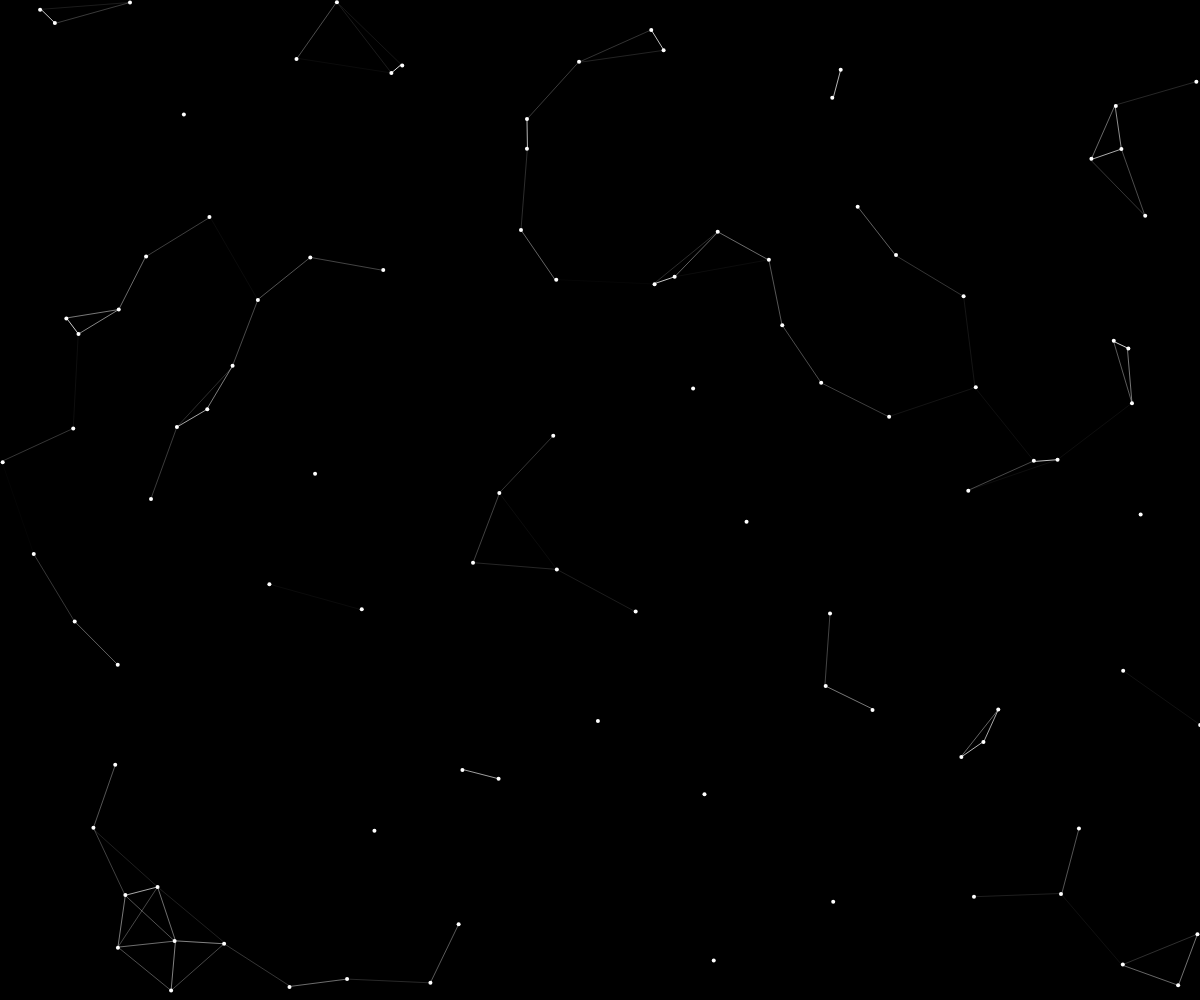
Frame 1 (no input)
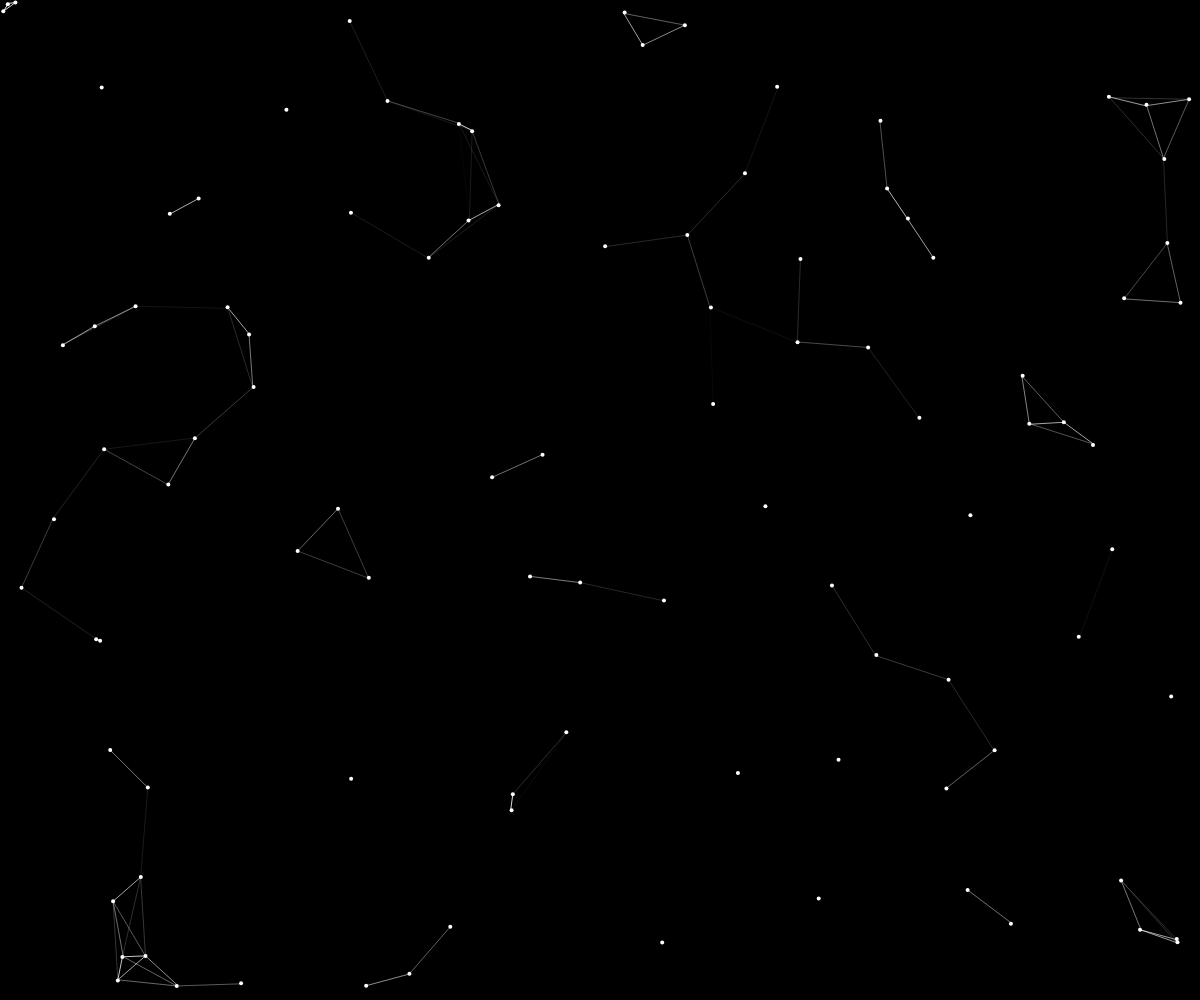
Frame 60 (no input)
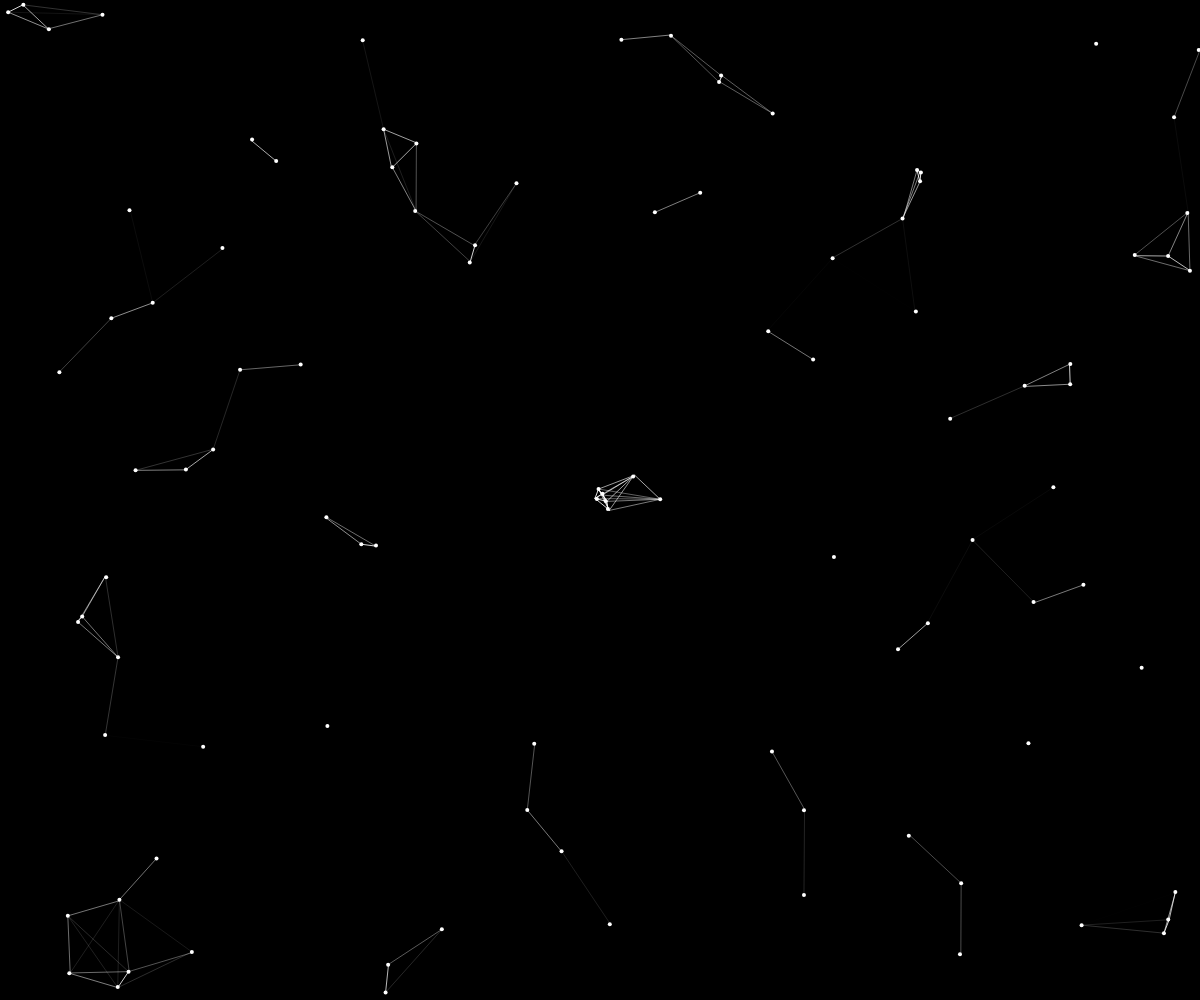
Frame 120 (the mouse pressed at the canvas centre since frame 60)

The p5.js sketch that drew these frames (run headless with seeded random() and noise() and a simulated clock; from frame 60 on, the mouse is pressed at the canvas centre):

// p5.js sketch
// ── sketch.js
let points = [];
const numPoints = 100;
const connectionDistance = 100;
const pointSize = 4;

function setup() {
  createCanvas(windowWidth, windowHeight);
  // Create initial points with random positions
  for (let i = 0; i < numPoints; i++) {
    points.push({
      x: random(width),
      y: random(height),
      vx: random(-1, 1),
      vy: random(-1, 1)
    });
  }
}

function draw() {
  background(0); // Black background
  
  // Create a point that follows the mouse with easing
  let mousePoint = {
    x: mouseX,
    y: mouseY
  };
  
  // Update and draw points
  for (let i = 0; i < points.length; i++) {
    let p = points[i];
    
    // Move points
    p.x += p.vx;
    p.y += p.vy;
    
    // Bounce off edges
    if (p.x < 0 || p.x > width) p.vx *= -1;
    if (p.y < 0 || p.y > height) p.vy *= -1;
    
    // Attract points to mouse
    let d = dist(p.x, p.y, mouseX, mouseY);
    if (d < 200) {
      let angle = atan2(mouseY - p.y, mouseX - p.x);
      p.vx += cos(angle) * 0.2;
      p.vy += sin(angle) * 0.2;
    }
    
    // Limit velocity
    let velocity = sqrt(p.vx * p.vx + p.vy * p.vy);
    if (velocity > 2) {
      p.vx = (p.vx / velocity) * 2;
      p.vy = (p.vy / velocity) * 2;
    }
    
    // Draw connections
    stroke(255, 100); // White with transparency
    for (let j = i + 1; j < points.length; j++) {
      let other = points[j];
      d = dist(p.x, p.y, other.x, other.y);
      if (d < connectionDistance) {
        // Make line opacity based on distance
        let alpha = map(d, 0, connectionDistance, 255, 0);
        stroke(255, alpha);
        line(p.x, p.y, other.x, other.y);
      }
    }
    
    // Draw points
    noStroke();
    fill(255);
    ellipse(p.x, p.y, pointSize, pointSize);
  }
}

// Resize canvas when window is resized
function windowResized() {
  resizeCanvas(windowWidth, windowHeight);
}
